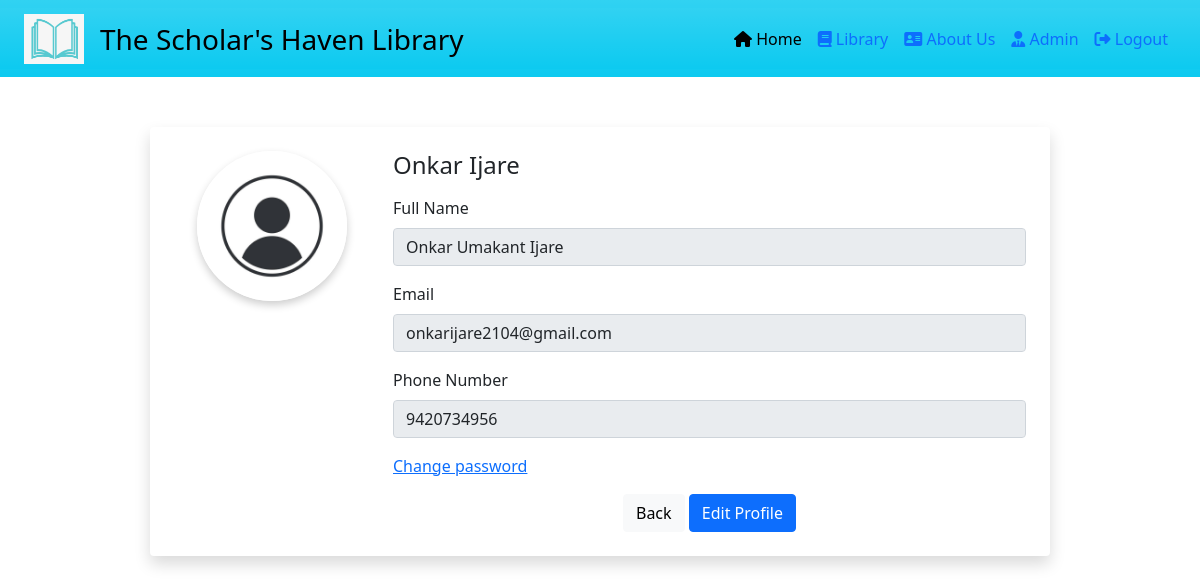
The page /myprofile/ (signed in) on the database its author committed.
### home/models.py (models this page shows, shortened)
class StudentProfile(models.Model):
    GENDER_CHOICES = [
        ('male', 'Male'),
        ('female', 'Female'),
        ('other', 'Other'),
    ]
    user = models.OneToOneField(settings.AUTH_USER_MODEL, on_delete=models.CASCADE)
    first_name = User.first_name
    last_name = User.last_name
    full_name = models.CharField(max_length=35, blank=True, default='')
    student_image = models.ImageField(upload_to='student_info/', default=None)
    phone = models.CharField(max_length=12)
    gender = models.CharField(max_length=10, choices=GENDER_CHOICES)
    education_type = models.CharField(max_length=10)
    select_branch = models.CharField(max_length=30, null=True, blank=True)
    pursuing_year = models.IntegerField(null=False, blank=False, default='1')
    books_obtained = models.TextField(null=True, blank=True)
    otp = models.IntegerField(blank=True, null=True)
    email_verified = models.BooleanField(default=False)

### accounts/models.py (models this page shows, shortened)
class User(AbstractBaseUser, PermissionsMixin):
    email = models.EmailField(unique=True, blank=False, null=False)
    first_name = models.CharField(max_length=15, blank=True, default='')
    last_name = models.CharField(max_length=15, blank=True, default='')
    is_active = models.BooleanField(default=True)
    is_superuser = models.BooleanField(default=False)
    is_staff = models.BooleanField(default=False)
    is_guest = models.BooleanField(default=False)
    date_joined = models.DateTimeField(default=timezone.now)
    last_login = models.DateTimeField(blank=True, null=True)
    objects = CustomUserManager()
    USERNAME_FIELD = 'email'
    REQUIRED_FIELDS = []
    class Meta:
        verbose_name = 'User'
        verbose_name_plural = 'Users'

### home/views.py (the view)
# urls.py: path('myprofile/', my_profile, name="my_profile"),
@login_required(login_url="/login/")
def my_profile(request):
    try:
        profile = StudentProfile.objects.get(user=request.user)
        first_name = request.user.first_name
        last_name = request.user.last_name
        email = request.user.email
        full_name = profile.full_name
        phone = profile.phone
        gender = profile.gender
        education_type = profile.education_type
        branch = profile.select_branch
        pursuing_year = profile.pursuing_year
        student_image = profile.student_image
    except StudentProfile.DoesNotExist:
        profile = None
        first_name = request.user.first_name
        last_name = request.user.last_name
        email = request.user.email
        full_name = ""
        phone = ""
        gender = ""
        education_type = ""
        branch = ""
        pursuing_year = ""
        student_image = None
    context = {
        'page': 'My Profile',
        'first_name': first_name,
        'last_name': last_name,
        'email': email,
        'full_name': full_name,
        'phone': phone,
        'gender': gender,
        'education_type': education_type,
        'select_branch': branch,
        'pursuing_year': pursuing_year,
        'student_image': student_image
    }
    return render(request, 'homee/myProfile.html', context)

### home/templates/homee/myProfile.html (shortened to what this page needs)
{% extends "base.html" %}
{% block start %}
</head>
<body>
  <nav class="navbar sticky-top navbar-expand-lg t bg-info bg-gradient">
    <div class="container-fluid bg-info bg-gradient">
        <div class="navbar-brand">
            <img src="/static/photos/icon1.png" alt="Logo" width="60" height="50" class="d-inline-block align-text-top">
        </div>
        <a class="navbar-brand d-block text-center text-md-start" href="https://bitbarshi.edu.in/index.html">
            <span class="d-none d-sm-inline fs-3">The Scholar's Haven Library</span>
          </a>
        <div class="collapse navbar-collapse" id="navbarNav">
            <ul class="navbar-nav ms-auto">
                <li class="nav-item">
                    <a class="nav-link active" aria-current="page" href=" /"><i class="fa-solid fa-house"></i> Home</a>
                </li>
                <li class="nav-item">
                    <a class="nav-link" href="/books/"><i class="fa-solid fa-book"></i> Library</a>
                </li>
                <li class="nav-item">
                    <a class="nav-link" href="https://bitbarshi.edu.in/trust/index.html"><i class="fa-solid fa-address-card"></i> About Us</a>
                </li>
                {% if request.user.is_authenticated and request.user.is_superuser %}
                <li class="nav-item">
                  <a class="nav-link" href="/admin/"><i class="fa-solid fa-user-tie"></i> Admin</a>
              </li>
              {% endif %}
                {% if request.user.is_authenticated %}
                    <li class="nav-item">
                        <a class="nav-link" href="/logout/"><i class="fa-solid fa-right-from-bracket"></i> Logout </a>
                    </li>
                {% endif %}
            </ul>
        </div>
    </div>
</nav>
  <div class="container profile-container bg-white p-4 rounded shadow">
    <form method="post" enctype="multipart/form-data">
    <div class="row">
      <form method="post" enctype="multipart/form-data">
      <div class="col-md-3 text-center">
        <div class="d-flex flex-column align-items-center">
          {% if student_image %}
          <img src="/media/{{ student_image }}" class="profile-photo" id="profilePhotoPreview" alt="Profile Photo">
          {% else %}
          <img src="/media/user.jpg" alt="Default Profile Photo" class="profile-photo shadow-lg">
            {% endif %}
        </div>
      </div>
      <div class="col-md-9">
        <h4 class="mb-3">{{ first_name }} {{last_name}}</h4>
       {% if request.user.is_authenticated and request.user.is_superuser%}
          <div class="mb-3">
            <label for="fullName" class="form-label">Full Name</label>
            <input type="text" class="form-control" id="fullName" placeholder="First_name Middle_name Surname" name="full_name" value="{{ full_name }}" readonly>
          </div>
          <div class="mb-3">
            <label for="email" class="form-label">Email</label>
            <input type="email" class="form-control" id="email" placeholder="Enter your email" name="email" value="{{ email }}" readonly>
        </div>
          <div class="mb-3">
            <label for="phone" class="form-label">Phone Number</label>
            <input type="tel" class="form-control" id="phone" placeholder="Enter your phone number" value="{{phone}}" name="phone" readonly>
          </div>
          {% endif %}
          <div class="mb-3">
            <a href="{% url 'password_reset' %}">Change password</a>
          </div>
          <div class="text-center">
            <a href="/books/" class="btn btn-light">Back</a>
            <a href="/profile/" class="btn btn-primary">Edit Profile</a>
          </div>
        </form>
      </div>
    </div>
</body>
{% endblock %}

### home/templates/homee/myProfile.html (style rules this page uses)
body { background-image: url('https://cdn.pixabay.com/photo/2017/08/07/03/22/books-2599241_1280.jpg'); }
.profile-photo { width: 150px; height: 150px; object-fit: cover; border-radius: 50%; margin-bottom: 20px; box-shadow: 0px 4px 8px rgba(0, 0, 0, 0.2); border: 4px solid #fff; }
.profile-container { max-width: 900px; margin: 50px auto; padding: 20px; background-color: #f8f9fa; border-radius: 10px; box-shadow: 0 8px 16px rgba(0, 0, 0, 0.1); }

### rows shown on the page
StudentProfile: student_image (picture), full_name "Onkar Umakant Ijare", phone "9420734956"
User: first_name "Onkar", last_name "Ijare", email "onkarijare2104@gmail.com"
